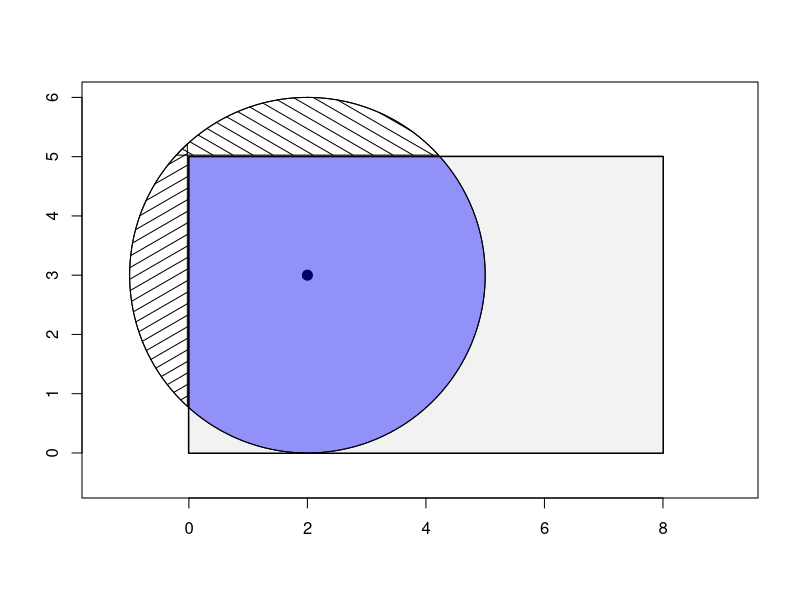
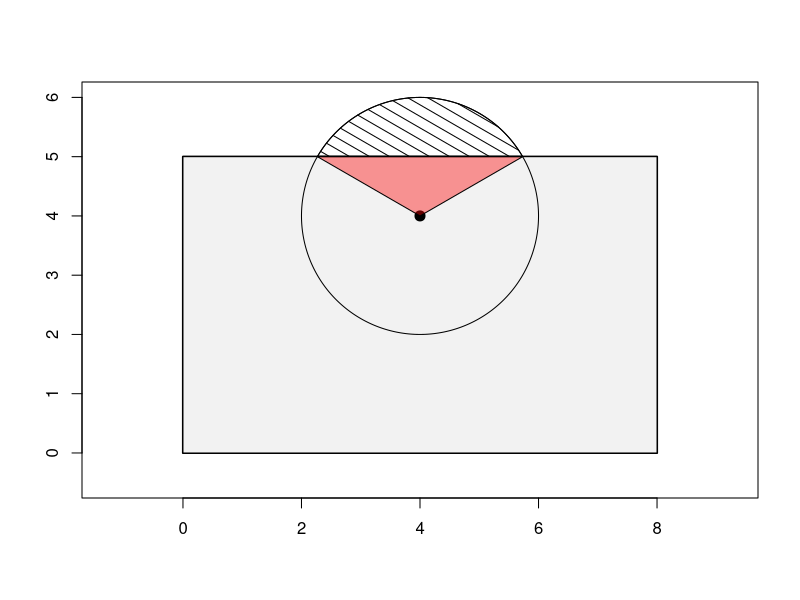
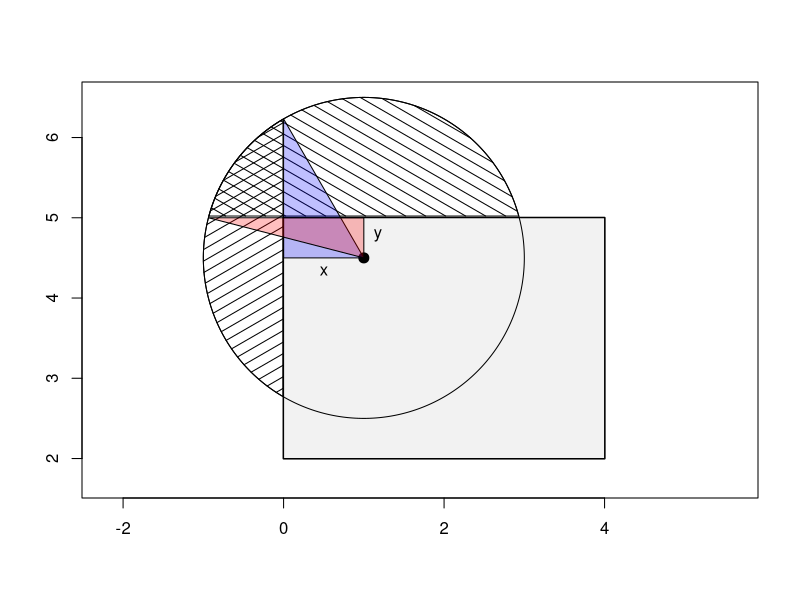

These figures' R source, in order: (Note: this script raises an error after producing the figures.)
## ---- chunk 1
fig.dim <- 4
## ---- chunk 2
crescent <- function (circle, x, side) {
    if (side %in% c("left", "right")) {
        circle <- circle[,2:1]
    }
    if (side %in% c("right", "top")) {
        circle <- (-1) * circle
        x <- (-1) * x
    }
    segs <- rle(circle[,2] <= x)
    out <- matrix(nrow=0, ncol=2)
    start <- 0
    for (k in seq_along(segs$lengths)) {
        if (segs$values[k] == TRUE) {
            out <- rbind(circle[start + seq_len(segs$lengths[k]),], out)
        }
        start <- start + segs$lengths[k]
    }
    if (side %in% c("right", "top")) {
        out <- (-1) * out
    }
    if (side %in% c("left", "right")) {
        out <- out[,2:1]
    }
    return(out)
}
plot_intersection <- function(r, xy, a, b, outside=TRUE, inside=TRUE, rectangle=TRUE) {
    tt <- seq(0, 2*pi, length.out=501)
    trim_x <- function (x) pmin(a[2], pmax(a[1], x))
    trim_y <- function (y) pmin(b[2], pmax(b[1], y))
    circle <- cbind(xy[1] + r * cos(tt),
                    xy[2] + r * sin(tt))
    plot(x=a[c(1,2,2,1,1)], y=b[c(1,1,2,2,1)], type='l', lwd=2,
         xlim=c(min(xy[1] - r, mean(a) - 1.2 * diff(a) / 2),
                max(xy[1] + r, mean(a) + 1.2 * diff(a) / 2)),
         ylim=c(min(xy[2] - r, mean(b) - 1.2 * diff(b) / 2),
                max(xy[2] + r, mean(b) + 1.2 * diff(b) / 2)),
         asp=1, xlab='', ylab='')
    if (rectangle) {
        polygon(x=a[c(1,2,2,1,1)], y=b[c(1,1,2,2,1)], col=grey(0.95))
    } else {
        polygon(x=a[c(1,2,2,1,1)], y=b[c(1,1,2,2,1)])
    }
    lines(circle)
    points(xy[1], xy[2], pch=20, cex=2)
    if (inside) {
        polygon(trim_x(circle[,1]), trim_y(circle[,2]), col=adjustcolor('blue', 0.4))
    }
    if (outside) {
        if (any(circle[,1] < a[1])) {
            A <- crescent(circle, a[1], side='left')
            polygon(A[,1], A[,2], density=10, angle=30)
        }
        if (any(circle[,1] > a[2])) {
            A <- crescent(circle, a[2], side='right')
            polygon(A[,1], A[,2], density=10, angle=60)
        }
        if (any(circle[,2] < b[1])) {
            A <- crescent(circle, b[1], side='bottom')
            polygon(A[,1], A[,2], density=10, angle=120)
        }
        if (any(circle[,2] > b[2])) {
            A <- crescent(circle, b[2], side='top')
            polygon(A[,1], A[,2], density=10, angle=150)
        }
    }
}
plot_intersection(3, c(2, 3), c(0, 8), c(0, 5))
## ---- chunk 3
r <- 2
center <- c(4,4)
b <- c(0, 5)
theta <- 2 * acos((b[2] - center[2])/r)
plot_intersection(r, center, c(0, 8), b, inside=FALSE)
polygon(x=c(center[1],
            center[1] + r * cos((pi - theta)/2),
            center[1] - r * cos((pi - theta)/2)),
        y=c(center[2],
            center[2] + r * sin((pi - theta)/2),
            center[2] + r * sin((pi - theta)/2)),
        col=adjustcolor('red', 0.4))
## ---- chunk 4
r <- 2
center <- c(1, 4.5)
a <- c(0, 4)
b <- c(2, 5)
theta12 <- acos((b[2] - center[2])/r)
theta23 <- acos((center[1] - a[1])/r)
theta2 <- theta12 + theta23 - pi/2
theta1 <- theta12 - theta2
theta3 <- theta23 - theta2
plot_intersection(r, center, a, b, inside=FALSE)
polygon(x=c(center[1],
            a[1],
            center[1] - r * cos(theta23)),
        y=c(center[2],
            center[2],
            center[2] + r * sin(theta23)),
        col=adjustcolor('blue', 0.25))
text(x=(center[1] + a[1])/2,
     y=center[2],
     labels=expression(x),
     pos=1)
polygon(x=c(center[1],
            center[1],
            center[1] - r * cos(pi/2 - theta12)),
        y=c(center[2],
            b[2],
            center[2] + r * sin(pi/2 - theta12)),
        col=adjustcolor('red', 0.25))
text(x=center[1],
     y=(b[2]+center[2])/2,
     labels=expression(y),
     pos=4)
segments(x=c(center[1], center[1] + r),
         y=center[2])
text(x=center[1] + r/2, y=center[2], labels=expression(r), pos=1)

## ---- chunk 5
A1 <- function (x, r) {
    out <- 0
    if (x < r) {
        out <- r^2 * acos(x/r) - x * sqrt(r^2 - x^2)
    }
    return(out)
}

A2 <- function (x, y, r) {
    out <- 0
    if (x^2 + y^2 < r^2) {
        out <- (
                (r^2 / 2) * (acos(y/r) + acos(x/r) - pi/2)
                - x * sqrt(r^2 - x^2) / 2
                - y * sqrt(r^2 - y^2) / 2
                + x * y
               )
    }
    return(out)
}

area <- function (r, xy, a, b) {
    # Find the area of the intersection of the circle centered at xy with radius r
    # and the radius with vertical sides at a and horizontal sides at b.
    # xy, a, and b must be vectors of length 2, and xy must lie within the rectangle.
    stopifnot(length(xy) == 2 && length(a) == 2 && length(b) == 2)
    x1 <- xy[1] - a[1]
    x2 <- a[2] - xy[1]
    y1 <- xy[2] - b[1]
    y2 <- b[2] - xy[2]
    stopifnot(min(x1, x2, y1, y2) >= 0)
    A <- (
          A1(x1, r)
          + A1(x2, r)
          + A1(y1, r)
          + A1(y2, r)
          - A2(x1, y1, r)
          - A2(x1, y2, r)
          - A2(x2, y1, r)
          - A2(x2, y2, r)
         )
    stopifnot(A >= 0)
    stopifnot(A <= pi * r^2)
    return(pi * r^2 - A)
}
## ---- chunk 6
integrate <- function (r, xy, a, b) {
    tt <- seq(0, 2*pi, length.out=10001)
    x = pmin(a[2], pmax(a[1], xy[1] - r * cos(tt)))
    y = pmin(b[2], pmax(b[1], xy[2] + r * sin(tt)))
    # circle$direction <- ifelse(circle$x > c(circle$x[-1], circle$x[1]), 1, -1)
    # n <- 1001
    # xx <- seq(a[1], a[2] + 1e-8, n)
    # k <- cut(circle$x, xx)
    # A <- diff(xx) * tapply(circle$y * circle$direction, k, mean
    A <- sum(diff(x) * (y[-1] - diff(y)/2))
    return(A)
}

# integrates circles correctly?
for (k in 1:10) {
    stopifnot(abs(
        integrate(k, c(0, 0), c(-100, 100), c(-100, 100))
        - pi * k^2
        ) < 1e-3)
}
## ---- chunk 7
test <- function (r, xy, a, b, plot=TRUE) {
    A <- area(r, xy, a, b)
    iA <- integrate(r, xy, a, b)
    plot_intersection(r, xy, a, b)
    mtext(sprintf("eq'n: %0.3f, integral: %0.3f", A, iA), side=3)
    return(c(A, iA))
}
test(r=2, xy=c(4,4), a=c(0, 8), b=c(0, 5))
## ---- chunk 8
test(r=1.1, xy=c(1, 4.0), a=c(0, 4), b=c(2, 5))
## ---- chunk 9
test(r=2, xy=c(1, 4.5), a=c(0, 4), b=c(2, 5))
## ---- chunk 10
layout(matrix(1:100, nrow=10, ncol=10))
par(mar=c(0,0,0,0)+.1)
AA <- matrix(NA, nrow=100, ncol=2)
for (k in 1:100) {
    r <- 2 * rexp(1)
    a <- sort(runif(2, -4, 4))
    b <- sort(runif(2, -4, 4))
    xy <- runif(2, c(a[1], b[1]), c(a[2], b[2]))
    AA[k,] <- test(r=r, xy=xy, a=a, b=b)
}
## ---- chunk 11
plot(A, iA, asp=1, xlab='analytical value', ylab='numerical integration', pch=20)
abline(0, 1)
